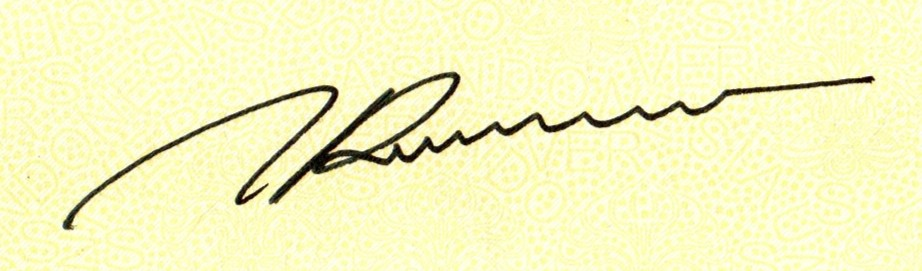
#> input picture PCD TGS 6/data/01_HighQuality_Enhanced.jpg, 922 x 271 px; its folder holds only this picture in this run
$ python signature_detection.py
#> lines starting #> are read from the running program, lines starting #| are printed output that depends on the picture; after the words box and inside, x2 and y2 are one past the last pixel; in counts of white or black regions, pixels touching at a corner belong together
import cv2
import numpy as np
from pathlib import Path
import csv


INPUT_DIR = Path("data")
OUTPUT_DIR = Path("results")

GLOBAL_THRESHOLD = 180


def crop_signature_area(image):
    """
    Gambar input sudah merupakan hasil crop
    area tanda tangan kepala sekolah.

    Jadi gambar langsung digunakan sebagai ROI.
    """
    return image.copy()


def convert_grayscale(image):
    return cv2.cvtColor(
        image,
        cv2.COLOR_BGR2GRAY
    )


def global_threshold(gray):

    _, result = cv2.threshold(
        gray,
        GLOBAL_THRESHOLD,
        255,
        cv2.THRESH_BINARY_INV
    )

    return result, GLOBAL_THRESHOLD


def otsu_threshold(gray):

    threshold_value, result = cv2.threshold(
        gray,
        0,
        255,
        cv2.THRESH_BINARY_INV +
        cv2.THRESH_OTSU
    )

    return result, threshold_value


def adaptive_threshold(gray):

    result = cv2.adaptiveThreshold(
        gray,
        255,
        cv2.ADAPTIVE_THRESH_GAUSSIAN_C,
        cv2.THRESH_BINARY_INV,
        31,
        11
    )

    return result


def morphological_opening(binary):

    kernel = cv2.getStructuringElement(
        cv2.MORPH_ELLIPSE,
        (3, 3)
    )

    return cv2.morphologyEx(
        binary,
        cv2.MORPH_OPEN,
        kernel,
        iterations=1
    )


def morphological_closing(binary):

    kernel = cv2.getStructuringElement(
        cv2.MORPH_ELLIPSE,
        (3, 3)
    )

    return cv2.morphologyEx(
        binary,
        cv2.MORPH_CLOSE,
        kernel,
        iterations=2
    )


def count_foreground(binary):

    return cv2.countNonZero(binary)


def calculate_foreground_ratio(binary):

    total = (
        binary.shape[0] *
        binary.shape[1]
    )

    foreground = count_foreground(
        binary
    )

    return foreground / total


def save_image(path, image):

    path.parent.mkdir(
        parents=True,
        exist_ok=True
    )

    cv2.imwrite(
        str(path),
        image
    )


def process_image(image_path):

    print(
        f"\nMemproses: {image_path.name}"
    )

    image = cv2.imread(
        str(image_path)
    )

    if image is None:

        print("Gambar tidak dapat dibaca.")

        return []


    # ========================================================
    # 1. CROP / ROI
    # ========================================================
    #
    # Input sudah berupa hasil crop tanda tangan.
    # Jadi digunakan langsung sebagai ROI.
    # ========================================================

    roi = crop_signature_area(
        image
    )

    result_dir = (
        OUTPUT_DIR /
        image_path.stem
    )

    save_image(
        result_dir / "01_roi.png",
        roi
    )


    # ========================================================
    # 2. GRAYSCALE
    # ========================================================

    gray = convert_grayscale(
        roi
    )

    save_image(
        result_dir / "02_grayscale.png",
        gray
    )


    # ========================================================
    # 3. GLOBAL THRESHOLD
    # ========================================================

    global_result, global_value = (
        global_threshold(gray)
    )

    save_image(
        result_dir /
        "03_global_threshold.png",
        global_result
    )


    # ========================================================
    # 4. OTSU THRESHOLD
    # ========================================================

    otsu_result, otsu_value = (
        otsu_threshold(gray)
    )

    save_image(
        result_dir /
        "04_otsu_threshold.png",
        otsu_result
    )


    # ========================================================
    # 5. ADAPTIVE THRESHOLD
    # ========================================================

    adaptive_result = (
        adaptive_threshold(gray)
    )

    save_image(
        result_dir /
        "05_adaptive_threshold.png",
        adaptive_result
    )


    # ========================================================
    # 6. MORPHOLOGY - GLOBAL
    # ========================================================

    global_opening = (
        morphological_opening(
            global_result
        )
    )

    global_closing = (
        morphological_closing(
            global_opening
        )
    )

    save_image(
        result_dir /
        "06_global_opening.png",
        global_opening
    )

    save_image(
        result_dir /
        "07_global_closing.png",
        global_closing
    )


    # ========================================================
    # 7. MORPHOLOGY - OTSU
    # ========================================================

    otsu_opening = (
        morphological_opening(
            otsu_result
        )
    )

    otsu_closing = (
        morphological_closing(
            otsu_opening
        )
    )

    save_image(
        result_dir /
        "08_otsu_opening.png",
        otsu_opening
    )

    save_image(
        result_dir /
        "09_otsu_closing.png",
        otsu_closing
    )


    # ========================================================
    # 8. MORPHOLOGY - ADAPTIVE
    # ========================================================

    adaptive_opening = (
        morphological_opening(
            adaptive_result
        )
    )

    adaptive_closing = (
        morphological_closing(
            adaptive_opening
        )
    )

    save_image(
        result_dir /
        "10_adaptive_opening.png",
        adaptive_opening
    )

    save_image(
        result_dir /
        "11_adaptive_closing.png",
        adaptive_closing
    )


    # ========================================================
    # 9. HITUNG FOREGROUND PIXEL
    # ========================================================

    results = []


    # Global
    results.append({

        "image": image_path.name,

        "method": "Global",

        "threshold": global_value,

        "foreground_before":
            count_foreground(
                global_result
            ),

        "foreground_after_opening":
            count_foreground(
                global_opening
            ),

        "foreground_after_closing":
            count_foreground(
                global_closing
            ),

        "foreground_ratio":
            round(
                calculate_foreground_ratio(
                    global_closing
                ),
                6
            )

    })


    # Otsu
    results.append({

        "image": image_path.name,

        "method": "Otsu",

        "threshold":
            round(
                float(otsu_value),
                2
            ),

        "foreground_before":
            count_foreground(
                otsu_result
            ),

        "foreground_after_opening":
            count_foreground(
                otsu_opening
            ),

        "foreground_after_closing":
            count_foreground(
                otsu_closing
            ),

        "foreground_ratio":
            round(
                calculate_foreground_ratio(
                    otsu_closing
                ),
                6
            )

    })


    # Adaptive
    results.append({

        "image": image_path.name,

        "method": "Adaptive",

        "threshold": "Local",

        "foreground_before":
            count_foreground(
                adaptive_result
            ),

        "foreground_after_opening":
            count_foreground(
                adaptive_opening
            ),

        "foreground_after_closing":
            count_foreground(
                adaptive_closing
            ),

        "foreground_ratio":
            round(
                calculate_foreground_ratio(
                    adaptive_closing
                ),
                6
            )

    })


    # ========================================================
    # 10. TAMPILKAN HASIL
    # ========================================================

    for result in results:

        print(
            f"\nMetode: {result['method']}"
        )

        print(
            f"Threshold: "
            f"{result['threshold']}"
        )

        print(
            f"Foreground sebelum morphology: "
            f"{result['foreground_before']}"
        )

        print(
            f"Foreground setelah opening: "
            f"{result['foreground_after_opening']}"
        )

        print(
            f"Foreground setelah closing: "
            f"{result['foreground_after_closing']}"
        )

        print(
            f"Foreground ratio: "
            f"{result['foreground_ratio']:.4f}"
        )


    return results


def main():

    print("=" * 70)

    print(
        "MINI PROJECT - SEGMENTASI TANDA TANGAN"
    )

    print("=" * 70)

    print(
        "\nDataset yang digunakan:"
    )

    print(
        "Citra sudah berupa crop area "
        "tanda tangan kepala sekolah."
    )

    print(
        "\nTahapan:"
    )

    print(
        "1. Gunakan crop sebagai ROI"
    )

    print(
        "2. Grayscale"
    )

    print(
        "3. Global Threshold"
    )

    print(
        "4. Otsu Threshold"
    )

    print(
        "5. Adaptive Threshold"
    )

    print(
        "6. Opening"
    )

    print(
        "7. Closing"
    )

    print(
        "8. Hitung foreground pixel"
    )


    # --------------------------------------------------------
    # Cari gambar
    # --------------------------------------------------------

    extensions = [
        "*.jpg",
        "*.jpeg",
        "*.png",
        "*.bmp",
        "*.webp"
    ]

    image_files = []

    for extension in extensions:

        image_files.extend(
            INPUT_DIR.glob(extension)
        )

    image_files = sorted(
        image_files
    )


    if not image_files:

        print(
            "\nTidak ada gambar di folder data."
        )

        return


    print(
        f"\nJumlah gambar: "
        f"{len(image_files)}"
    )


    all_results = []


    for image_path in image_files:

        results = process_image(
            image_path
        )
#> in process_image, image is the input picture: shape (271, 922, 3); mean B, G, R 192.9, 244.2, 244.7
#> in convert_grayscale, `return cv2.cvtColor( image, cv2.COLOR_BGR2GRAY )`:
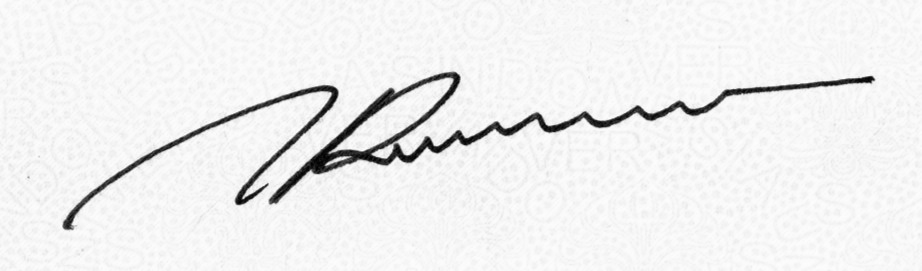
#> returned value: shape (271, 922); min 0, max 254, mean 238.5
#> in global_threshold, `_, result = cv2.threshold( gray, GLOBAL_THRESHOLD, 255, cv2.THRESH_BIN..`:
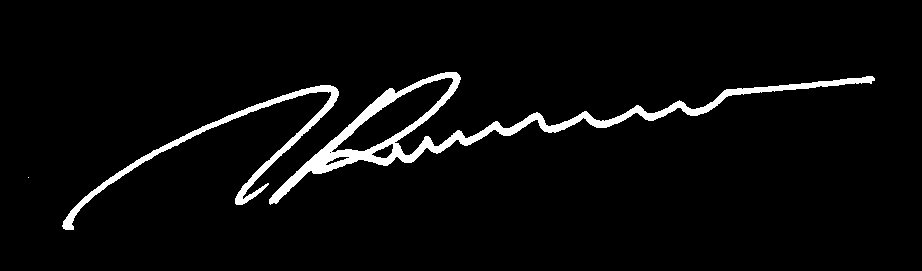
#> result: shape (271, 922); 4.1% white; 3 white regions (1 under 20 px), largest, box (x1, y1, x2, y2) and area: (269, 72, 875, 205) 7260, (62, 85, 339, 230) 2934
#> in process_image, `global_result, global_value = ( global_threshold(gray) )`: global_value = 180
#> in otsu_threshold, `threshold_value, result = cv2.threshold( gray, 0, 255, cv2.THRESH_BINA..`:
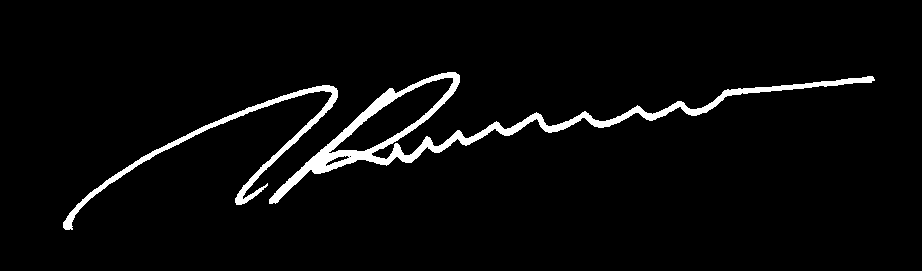
#> result: shape (271, 922); 3.8% white; 2 white regions, box (x1, y1, x2, y2) and area: (269, 72, 875, 204) 6728, (63, 85, 338, 230) 2652
#> in otsu_threshold, `threshold_value, result = cv2.threshold( gray, 0, 255, cv2.THRESH_BINA..`: threshold_value = 149
#> in adaptive_threshold, `result = cv2.adaptiveThreshold( gray, 255, cv2.ADAPTIVE_THRESH_GAUSSIA..`:
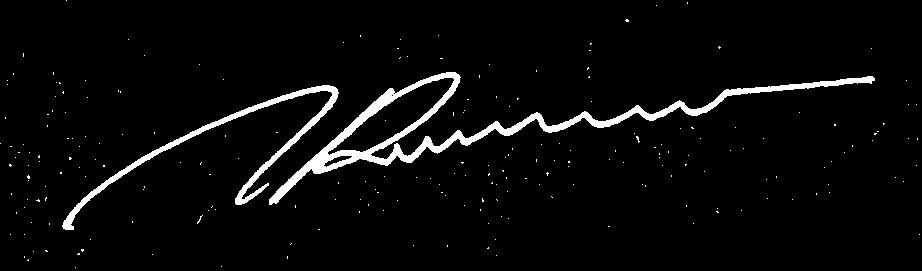
#> result: shape (271, 922); 4% white; 226 white regions (224 under 20 px), largest, box (x1, y1, x2, y2) and area: (269, 72, 875, 205) 6666, (62, 85, 339, 230) 2765
#> in morphological_opening, `return cv2.morphologyEx( binary, cv2.MORPH_OPEN, kernel, iterations=1 )`: returned value: shape (271, 922); 4.1% white; 2 white regions, box (x1, y1, x2, y2) and area: (269, 72, 875, 205) 7247, (62, 85, 339, 230) 2927
#> in morphological_closing, `return cv2.morphologyEx( binary, cv2.MORPH_CLOSE, kernel, iterations=2 )`: returned value: shape (271, 922); 4.1% white; 2 white regions, box (x1, y1, x2, y2) and area: (269, 72, 875, 205) 7358, (62, 85, 339, 230) 2951
#> in morphological_opening (call 2), `return cv2.morphologyEx( binary, cv2.MORPH_OPEN, kernel, iterations=1 )`: returned value: shape (271, 922); 3.7% white; 2 white regions, box (x1, y1, x2, y2) and area: (269, 72, 875, 204) 6711, (63, 85, 338, 230) 2639
#> in morphological_closing (call 2), `return cv2.morphologyEx( binary, cv2.MORPH_CLOSE, kernel, iterations=2 )`: returned value: shape (271, 922); 3.8% white; 2 white regions, box (x1, y1, x2, y2) and area: (269, 72, 875, 204) 6831, (63, 85, 338, 230) 2653
#> in morphological_opening (call 3), `return cv2.morphologyEx( binary, cv2.MORPH_OPEN, kernel, iterations=1 )`:
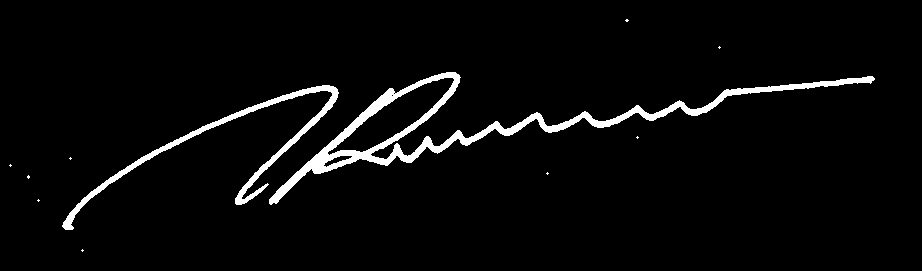
#> returned value: shape (271, 922); 3.8% white; 11 white regions (9 under 20 px), largest, box (x1, y1, x2, y2) and area: (269, 72, 875, 205) 6652, (62, 85, 339, 230) 2747
#> in morphological_closing (call 3), `return cv2.morphologyEx( binary, cv2.MORPH_CLOSE, kernel, iterations=2 )`: returned value: shape (271, 922); 3.8% white; 11 white regions (9 under 20 px), largest, box (x1, y1, x2, y2) and area: (269, 72, 875, 205) 6767, (62, 85, 339, 230) 2765
#> in calculate_foreground_ratio, `total = ( binary.shape[0] * binary.shape[1] )`: total = 249862
#> in calculate_foreground_ratio, `foreground = count_foreground( binary )`: foreground = 10309
#> the loop in process_image, `for result in results: ` made 3 passes
#> (printed output is left out)
#> results = 3 items

        all_results.extend(
            results
        )


    # ========================================================
    # SIMPAN CSV
    # ========================================================

    OUTPUT_DIR.mkdir(
        parents=True,
        exist_ok=True
    )

    csv_path = (
        OUTPUT_DIR /
        "segmentation_results.csv"
    )

    fieldnames = [

        "image",
        "method",
        "threshold",
        "foreground_before",
        "foreground_after_opening",
        "foreground_after_closing",
        "foreground_ratio"

    ]

    with open(
        csv_path,
        "w",
        newline="",
        encoding="utf-8"
    ) as file:

        writer = csv.DictWriter(
            file,
            fieldnames=fieldnames
        )

        writer.writeheader()

        writer.writerows(
            all_results
        )


    print(
        "\n" + "=" * 70
    )

    print(
        "SELESAI"
    )

    print(
        "=" * 70
    )

    print(
        f"\nHasil tersimpan di:"
    )

    print(
        f"{OUTPUT_DIR}"
    )

    print(
        f"\nTabel:"
    )

    print(
        f"{csv_path}"
    )

    print(
        "\nBelum ada klasifikasi "
        "SIGNATURE PRESENT/ABSENT."
    )


if __name__ == "__main__":

    main()
